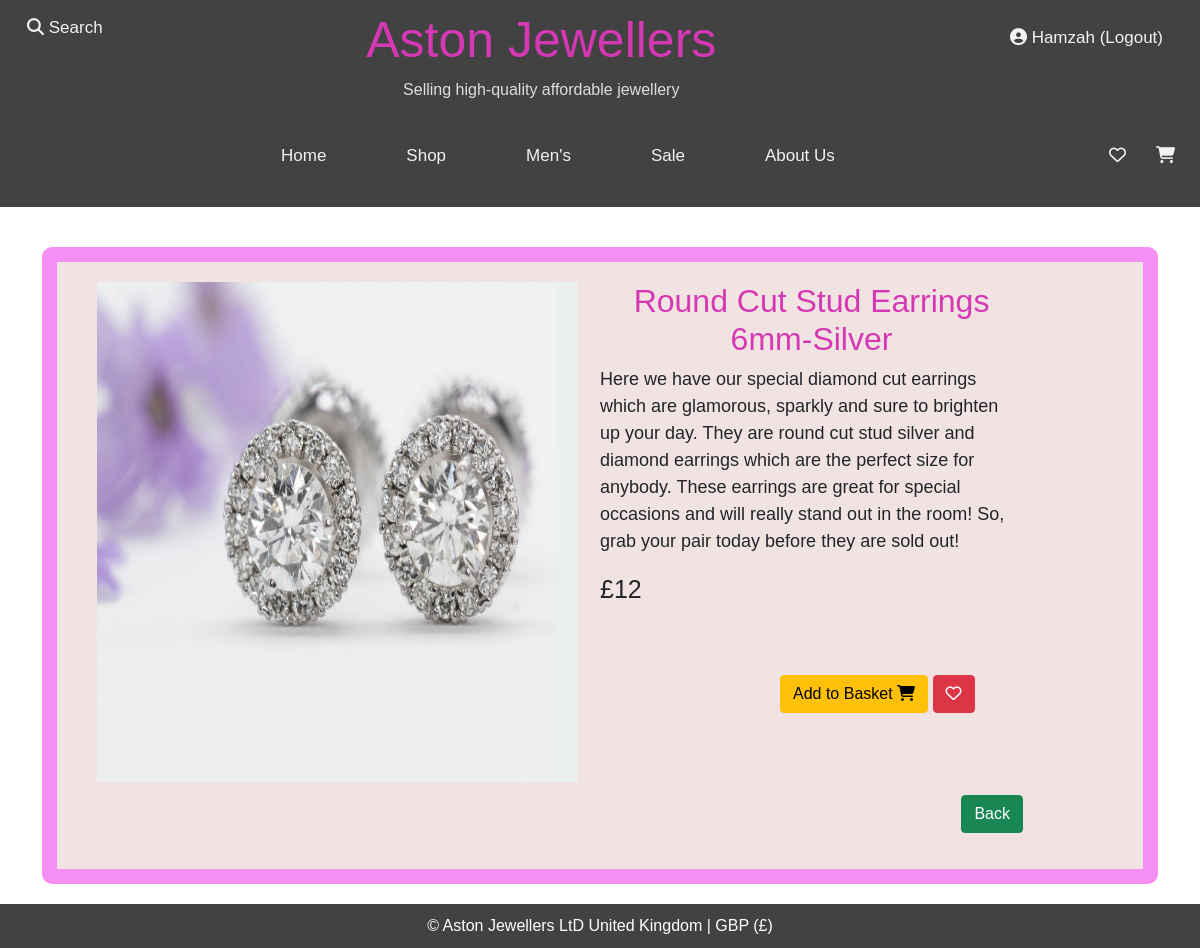
The app's page /AstonJewellerss/view_product.php?id=1 (signed in) with its own data.
### tables this page shows
CREATE TABLE `product` (
  `id` int(11) NOT NULL,
  `name` varchar(255) NOT NULL,
  `price` float NOT NULL,
  `type` varchar(20) NOT NULL,
  `image` varchar(255) NOT NULL,
  `desc` varchar(500) NOT NULL,
  `alt_text` text NOT NULL,
  `created_at` date NOT NULL,
  `updated_at` date NOT NULL,
  `stock` int(11) NOT NULL,
  `sale` tinyint(4) DEFAULT 0
);

### AstonJewellerss/view_product.php (the view, shortened to what this page needs)
<?php
include './functions.php';
$conn = getDb();
$stat = $conn->prepare("SELECT id, name, price, image, `desc`, alt_text FROM product WHERE id=?");
$stat->bindParam(1, $_GET["id"], PDO::PARAM_INT);
$stat->execute();
$result = $stat->fetchAll();
$the_product = $result[0];
?>
<!DOCTYPE html>
<html lang="en">
<body>
  <main>
    <div class="container">
      <div class="item">
        <div id="container">
          <?php echo "<img class=\"product-img\" src=\"" . $the_product["image"] . "\" alt=\"" . $the_product["alt_text"] . "\">"; ?>
        </div>
        <div class="product">
          <?php echo "<h2>" . $the_product["name"] . "</h2>";
                echo "<p>" . $the_product["desc"] . "</p>";
                echo "<span>£" . $the_product["price"] . "</span>"; ?>
          <div class="product-buttons">
            <button type="submit" class="btn btn-warning my-3" name="add">Add to Basket <i class="fa fa-shopping-cart"></i></button>
            <button type="submit" class="btn btn-danger my-3" name="add"><i class="fa fa-heart-o"></i></button>
          </div>
          <form class="back-btn">
            <button type="button" class="btn btn-success my-3" onclick="history.back()">Back</button>
          </form>
        </div>
      </div>
    </div>
  </main>
</body>
</html>

### AstonJewellerss/css/style.css (style rules this page uses)
* { font-family:Verdana, Geneva, Tahoma, sans-serif; }
body { margin: 0; font-family: sans-seif; background:#ffe6ff; }
h1, h2, h3, h4, h5 { color: #d538b3; }
h2 { width: 100%; text-align: center; }
.container { width: 1000px; margin-bottom: 20px; }
.item { margin: 40px auto 0; background-color: #f2e3e3; border: 15px solid rgb(245, 143, 243); padding: 20px; border-radius: 10px; display: grid; grid-template-columns: 1fr 1fr; }
#container { height: 500px; width: 500px; overflow: hidden; }
.item img { transform-origin: center; height: 100%; width: 100%; margin-left: 20px; }
.product { margin-right: 100px; }
.product p { font-size: 18px; }
.product span { font-size: 25px; }
.product-buttons { margin-left: 180px; margin-top: 50px; }
.back-btn { margin-top: 50px; display: flex; justify-content: flex-end; }
main { flex: 1; }

### AstonJewellerss/css/shop.css (style rules this page uses)
body { background-color: #efefef; }

### records on screen
product: image (picture), name "Round Cut Stud Earrings 6mm-Silver", desc "Here we have our special diamond cut earrings which are glamorous, sparkly and sure to brighten up your day. They are round cut stud silver and diamond earrings which are the perfect size for anybody. These earrings are great for special occasions and will really stand out in the room! So, grab your pair today before they are sold out!", price "12"

### other values on screen
$_SESSION['fname'] "Hamzah"
